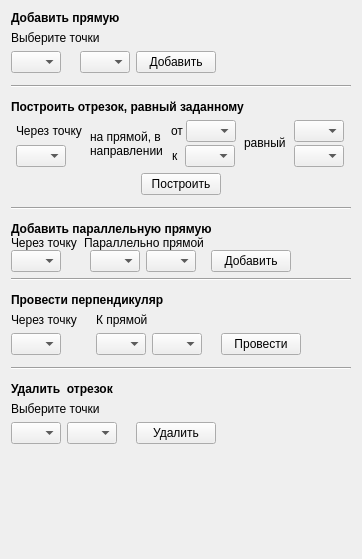
         <widget class="QWidget" name="scrollAreaWidgetContents_4">
          <property name="geometry">
           <rect>
            <x>0</x>
            <y>0</y>
            <width>362</width>
            <height>559</height>
           </rect>
          </property>
          <layout class="QVBoxLayout" name="verticalLayout_25">
           <item>
            <widget class="QFrame" name="f_AddLine">
             <property name="frameShape">
              <enum>QFrame::NoFrame</enum>
             </property>
             <property name="frameShadow">
              <enum>QFrame::Raised</enum>
             </property>
             <layout class="QVBoxLayout" name="verticalLayout_45">
              <property name="leftMargin">
               <number>0</number>
              </property>
              <property name="topMargin">
               <number>0</number>
              </property>
              <property name="rightMargin">
               <number>0</number>
              </property>
              <property name="bottomMargin">
               <number>0</number>
              </property>
              <item>
               <layout class="QVBoxLayout" name="verticalLayout_15">
                <item>
                 <widget class="QLabel" name="label_4">
                  <property name="sizePolicy">
                   <sizepolicy hsizetype="Maximum" vsizetype="Preferred">
                    <horstretch>0</horstretch>
                    <verstretch>0</verstretch>
                   </sizepolicy>
                  </property>
                  <property name="font">
                   <font>
                    <pointsize>9</pointsize>
                    <weight>75</weight>
                    <bold>true</bold>
                   </font>
                  </property>
                  <property name="text">
                   <string>Добавить прямую</string>
                  </property>
                 </widget>
                </item>
                <item>
                 <widget class="QLabel" name="label_5">
                  <property name="text">
                   <string>Выберите точки</string>
                  </property>
                 </widget>
                </item>
                <item>
                 <layout class="QHBoxLayout" name="horizontalLayout_13">
                  <item>
                   <widget class="QComboBox" name="comboBox_firstP_to_add_line">
                    <property name="maximumSize">
                     <size>
                      <width>50</width>
                      <height>16777215</height>
                     </size>
                    </property>
                   </widget>
                  </item>
                  <item>
                   <widget class="QLabel" name="label_35">
                    <property name="text">
                     <string/>
                    </property>
                   </widget>
                  </item>
                  <item>
                   <widget class="QComboBox" name="comboBox_secP_to_add_line">
                    <property name="maximumSize">
                     <size>
                      <width>50</width>
                      <height>16777215</height>
                     </size>
                    </property>
                   </widget>
                  </item>
                  <item>
                   <widget class="QPushButton" name="button_add_Line">
                    <property name="text">
                     <string>Добавить</string>
                    </property>
                   </widget>
                  </item>
                  <item>
                   <spacer name="horizontalSpacer_11">
                    <property name="orientation">
                     <enum>Qt::Horizontal</enum>
                    </property>
                    <property name="sizeHint" stdset="0">
                     <size>
                      <width>40</width>
                      <height>20</height>
                     </size>
                    </property>
                   </spacer>
                  </item>
                 </layout>
                </item>
               </layout>
              </item>
              <item>
               <widget class="Line" name="line_4">
                <property name="minimumSize">
                 <size>
                  <width>0</width>
                  <height>15</height>
                 </size>
                </property>
                <property name="orientation">
                 <enum>Qt::Horizontal</enum>
                </property>
               </widget>
              </item>
             </layout>
            </widget>
           </item>
           <item>
            <widget class="QFrame" name="f_SegmentEqualGive">
             <property name="frameShape">
              <enum>QFrame::NoFrame</enum>
             </property>
             <property name="frameShadow">
              <enum>QFrame::Raised</enum>
             </property>
             <layout class="QVBoxLayout" name="verticalLayout_46">
              <property name="leftMargin">
               <number>0</number>
              </property>
              <property name="topMargin">
               <number>0</number>
              </property>
              <property name="rightMargin">
               <number>0</number>
              </property>
              <property name="bottomMargin">
               <number>0</number>
              </property>
              <item>
               <layout class="QVBoxLayout" name="verticalLayout_49">
                <item>
                 <widget class="QLabel" name="label_50">
                  <property name="sizePolicy">
                   <sizepolicy hsizetype="Maximum" vsizetype="Maximum">
                    <horstretch>0</horstretch>
                    <verstretch>0</verstretch>
                   </sizepolicy>
                  </property>
                  <property name="font">
                   <font>
                    <pointsize>9</pointsize>
                    <weight>75</weight>
                    <bold>true</bold>
                   </font>
                  </property>
                  <property name="text">
                   <string>Построить отрезок, равный заданному</string>
                  </property>
                 </widget>
                </item>
                <item>
                 <layout class="QHBoxLayout" name="horizontalLayout_28">
                  <property name="spacing">
                   <number>3</number>
                  </property>
                  <item>
                   <layout class="QVBoxLayout" name="verticalLayout_50">
                    <item>
                     <widget class="QLabel" name="label_51">
                      <property name="sizePolicy">
                       <sizepolicy hsizetype="Maximum" vsizetype="Preferred">
                        <horstretch>0</horstretch>
                        <verstretch>0</verstretch>
                       </sizepolicy>
                      </property>
                      <property name="text">
                       <string>Через точку</string>
                      </property>
                     </widget>
                    </item>
                    <item>
                     <widget class="QComboBox" name="comboBox_LS_p">
                      <property name="sizePolicy">
                       <sizepolicy hsizetype="Preferred" vsizetype="Maximum">
                        <horstretch>0</horstretch>
                        <verstretch>0</verstretch>
                       </sizepolicy>
                      </property>
                      <property name="maximumSize">
                       <size>
                        <width>50</width>
                        <height>16777215</height>
                       </size>
                      </property>
                     </widget>
                    </item>
                   </layout>
                  </item>
                  <item>
                   <layout class="QHBoxLayout" name="horizontalLayout_30">
                    <item>
                     <widget class="QLabel" name="label_17">
                      <property name="sizePolicy">
                       <sizepolicy hsizetype="Maximum" vsizetype="Preferred">
                        <horstretch>0</horstretch>
                        <verstretch>0</verstretch>
                       </sizepolicy>
                      </property>
                      <property name="text">
                       <string>на прямой, в направлении</string>
                      </property>
                      <property name="wordWrap">
                       <bool>true</bool>
                      </property>
                     </widget>
                    </item>
                   </layout>
                  </item>
                  <item>
                   <layout class="QVBoxLayout" name="verticalLayout_51">
                    <property name="spacing">
                     <number>3</number>
                    </property>
                    <item>
                     <layout class="QHBoxLayout" name="horizontalLayout_31">
                      <item>
                       <widget class="QLabel" name="label_52">
                        <property name="sizePolicy">
                         <sizepolicy hsizetype="Maximum" vsizetype="Maximum">
                          <horstretch>0</horstretch>
                          <verstretch>0</verstretch>
                         </sizepolicy>
                        </property>
                        <property name="text">
                         <string>от</string>
                        </property>
                       </widget>
                      </item>
                      <item>
                       <widget class="QComboBox" name="comboBox_LS_p_from">
                        <property name="sizePolicy">
                         <sizepolicy hsizetype="Preferred" vsizetype="Maximum">
                          <horstretch>0</horstretch>
                          <verstretch>0</verstretch>
                         </sizepolicy>
                        </property>
                        <property name="maximumSize">
                         <size>
                          <width>50</width>
                          <height>16777215</height>
                         </size>
                        </property>
                       </widget>
                      </item>
                     </layout>
                    </item>
                    <item>
                     <layout class="QHBoxLayout" name="horizontalLayout_32">
                      <item>
                       <widget class="QLabel" name="label_53">
                        <property name="sizePolicy">
                         <sizepolicy hsizetype="Maximum" vsizetype="Maximum">
                          <horstretch>0</horstretch>
                          <verstretch>0</verstretch>
                         </sizepolicy>
                        </property>
                        <property name="text">
                         <string>к </string>
                        </property>
                       </widget>
                      </item>
                      <item>
                       <widget class="QComboBox" name="comboBox_LS_p_to">
                        <property name="sizePolicy">
                         <sizepolicy hsizetype="Preferred" vsizetype="Maximum">
                          <horstretch>0</horstretch>
                          <verstretch>0</verstretch>
                         </sizepolicy>
                        </property>
                        <property name="maximumSize">
                         <size>
                          <width>50</width>
                          <height>16777215</height>
                         </size>
                        </property>
                       </widget>
                      </item>
                     </layout>
                    </item>
                   </layout>
                  </item>
                  <item>
                   <layout class="QVBoxLayout" name="verticalLayout_52">
                    <item>
                     <widget class="QLabel" name="label_54">
                      <property name="sizePolicy">
                       <sizepolicy hsizetype="Maximum" vsizetype="Maximum">
                        <horstretch>0</horstretch>
                        <verstretch>0</verstretch>
                       </sizepolicy>
                      </property>
                      <property name="text">
                       <string>равный</string>
                      </property>
                      <property name="wordWrap">
                       <bool>true</bool>
                      </property>
                     </widget>
                    </item>
                   </layout>
                  </item>
                  <item>
                   <layout class="QVBoxLayout" name="verticalLayout_53">
                    <property name="spacing">
                     <number>3</number>
                    </property>
                    <item>
                     <layout class="QHBoxLayout" name="horizontalLayout_33">
                      <item>
                       <widget class="QComboBox" name="comboBox_LS_equal_p1">
                        <property name="sizePolicy">
                         <sizepolicy hsizetype="Preferred" vsizetype="Maximum">
                          <horstretch>0</horstretch>
                          <verstretch>0</verstretch>
                         </sizepolicy>
                        </property>
                        <property name="maximumSize">
                         <size>
                          <width>50</width>
                          <height>16777215</height>
                         </size>
                        </property>
                       </widget>
                      </item>
                     </layout>
                    </item>
                    <item>
                     <layout class="QHBoxLayout" name="horizontalLayout_34">
                      <item>
                       <widget class="QComboBox" name="comboBox_LS_equal_p2">
                        <property name="sizePolicy">
                         <sizepolicy hsizetype="Preferred" vsizetype="Maximum">
                          <horstretch>0</horstretch>
                          <verstretch>0</verstretch>
                         </sizepolicy>
                        </property>
                        <property name="maximumSize">
                         <size>
                          <width>50</width>
                          <height>16777215</height>
                         </size>
                        </property>
                       </widget>
                      </item>
                     </layout>
                    </item>
                   </layout>
                  </item>
                 </layout>
                </item>
                <item>
                 <layout class="QHBoxLayout" name="horizontalLayout_35">
                  <item>
                   <widget class="QPushButton" name="pB_LS">
                    <property name="sizePolicy">
                     <sizepolicy hsizetype="Maximum" vsizetype="Fixed">
                      <horstretch>0</horstretch>
                      <verstretch>0</verstretch>
                     </sizepolicy>
                    </property>
                    <property name="text">
                     <string>Построить</string>
                    </property>
                   </widget>
                  </item>
                 </layout>
                </item>
               </layout>
              </item>
              <item>
               <widget class="Line" name="line_17">
                <property name="minimumSize">
                 <size>
                  <width>0</width>
                  <height>15</height>
                 </size>
                </property>
                <property name="orientation">
                 <enum>Qt::Horizontal</enum>
                </property>
               </widget>
              </item>
             </layout>
            </widget>
           </item>
           <item>
            <widget class="QFrame" name="f_AddParallelLine">
             <property name="frameShape">
              <enum>QFrame::NoFrame</enum>
             </property>
             <property name="frameShadow">
              <enum>QFrame::Raised</enum>
             </property>
             <layout class="QVBoxLayout" name="verticalLayout_47">
              <property name="spacing">
               <number>0</number>
              </property>
              <property name="leftMargin">
               <number>0</number>
              </property>
              <property name="topMargin">
               <number>0</number>
              </property>
              <property name="rightMargin">
               <number>0</number>
              </property>
              <property name="bottomMargin">
               <number>0</number>
              </property>
              <item>
               <layout class="QVBoxLayout" name="verticalLayout_18">
                <item>
                 <widget class="QLabel" name="label_18">
                  <property name="sizePolicy">
                   <sizepolicy hsizetype="Maximum" vsizetype="Preferred">
                    <horstretch>0</horstretch>
                    <verstretch>0</verstretch>
                   </sizepolicy>
                  </property>
                  <property name="font">
                   <font>
                    <pointsize>9</pointsize>
                    <weight>75</weight>
                    <bold>true</bold>
                   </font>
                  </property>
                  <property name="text">
                   <string>Добавить параллельную прямую</string>
                  </property>
                 </widget>
                </item>
                <item>
                 <layout class="QHBoxLayout" name="horizontalLayout_15">
                  <item>
                   <layout class="QVBoxLayout" name="verticalLayout_16">
                    <item>
                     <widget class="QLabel" name="label_19">
                      <property name="text">
                       <string>Через точку</string>
                      </property>
                     </widget>
                    </item>
                    <item>
                     <widget class="QComboBox" name="comboBox_add_parallel_line_Point">
                      <property name="maximumSize">
                       <size>
                        <width>50</width>
                        <height>16777215</height>
                       </size>
                      </property>
                     </widget>
                    </item>
                   </layout>
                  </item>
                  <item>
                   <widget class="QLabel" name="label_36">
                    <property name="text">
                     <string/>
                    </property>
                   </widget>
                  </item>
                  <item>
                   <layout class="QVBoxLayout" name="verticalLayout_17">
                    <item>
                     <widget class="QLabel" name="label_20">
                      <property name="text">
                       <string>Параллельно прямой</string>
                      </property>
                     </widget>
                    </item>
                    <item>
                     <layout class="QHBoxLayout" name="horizontalLayout_14">
                      <item>
                       <widget class="QComboBox" name="comboBox_add_parallel_line_Line1">
                        <property name="maximumSize">
                         <size>
                          <width>50</width>
                          <height>16777215</height>
                         </size>
                        </property>
                       </widget>
                      </item>
                      <item>
                       <widget class="QComboBox" name="comboBox_add_parallel_line_Line2">
                        <property name="maximumSize">
                         <size>
                          <width>50</width>
                          <height>16777215</height>
                         </size>
                        </property>
                       </widget>
                      </item>
                     </layout>
                    </item>
                   </layout>
                  </item>
                  <item>
                   <widget class="QLabel" name="label_41">
                    <property name="text">
                     <string/>
                    </property>
                   </widget>
                  </item>
                  <item>
                   <layout class="QVBoxLayout" name="verticalLayout_24">
                    <item>
                     <widget class="QLabel" name="label_44">
                      <property name="text">
                       <string/>
                      </property>
                     </widget>
                    </item>
                    <item>
                     <widget class="QPushButton" name="pushButton_add_parallel_line">
                      <property name="text">
                       <string>Добавить</string>
                      </property>
                     </widget>
                    </item>
                   </layout>
                  </item>
                  <item>
                   <spacer name="horizontalSpacer_12">
                    <property name="orientation">
                     <enum>Qt::Horizontal</enum>
                    </property>
                    <property name="sizeHint" stdset="0">
                     <size>
                      <width>40</width>
                      <height>20</height>
                     </size>
                    </property>
                   </spacer>
                  </item>
                 </layout>
                </item>
               </layout>
              </item>
              <item>
               <widget class="Line" name="line_5">
                <property name="minimumSize">
                 <size>
                  <width>0</width>
                  <height>15</height>
                 </size>
                </property>
                <property name="orientation">
                 <enum>Qt::Horizontal</enum>
                </property>
               </widget>
              </item>
             </layout>
            </widget>
           </item>
           <item>
            <widget class="QFrame" name="f_PerpendicularLine">
             <property name="frameShape">
              <enum>QFrame::NoFrame</enum>
             </property>
             <property name="frameShadow">
              <enum>QFrame::Raised</enum>
             </property>
             <layout class="QVBoxLayout" name="verticalLayout_48">
              <property name="leftMargin">
               <number>0</number>
              </property>
              <property name="topMargin">
               <number>0</number>
              </property>
              <property name="rightMargin">
               <number>0</number>
              </property>
              <property name="bottomMargin">
               <number>0</number>
              </property>
              <item>
               <layout class="QVBoxLayout" name="verticalLayout_21">
                <item>
                 <widget class="QLabel" name="label_24">
                  <property name="sizePolicy">
                   <sizepolicy hsizetype="Maximum" vsizetype="Preferred">
                    <horstretch>0</horstretch>
                    <verstretch>0</verstretch>
                   </sizepolicy>
                  </property>
                  <property name="font">
                   <font>
                    <pointsize>9</pointsize>
                    <weight>75</weight>
                    <bold>true</bold>
                   </font>
                  </property>
                  <property name="text">
                   <string>Провести перпендикуляр</string>
                  </property>
                 </widget>
                </item>
                <item>
                 <layout class="QHBoxLayout" name="horizontalLayout_17">
                  <item>
                   <layout class="QVBoxLayout" name="verticalLayout_19">
                    <item>
                     <widget class="QLabel" name="label_25">
                      <property name="text">
                       <string>Через точку</string>
                      </property>
                     </widget>
                    </item>
                    <item>
                     <widget class="QComboBox" name="comboBox_perpendicular_point">
                      <property name="maximumSize">
                       <size>
                        <width>50</width>
                        <height>16777215</height>
                       </size>
                      </property>
                     </widget>
                    </item>
                   </layout>
                  </item>
                  <item>
                   <widget class="QLabel" name="label_37">
                    <property name="text">
                     <string/>
                    </property>
                   </widget>
                  </item>
                  <item>
                   <layout class="QVBoxLayout" name="verticalLayout_20">
                    <item>
                     <widget class="QLabel" name="label_26">
                      <property name="text">
                       <string>К прямой</string>
                      </property>
                     </widget>
                    </item>
                    <item>
                     <layout class="QHBoxLayout" name="horizontalLayout_16">
                      <item>
                       <widget class="QComboBox" name="comboBox_perpendicular_PtoLine1">
                        <property name="maximumSize">
                         <size>
                          <width>50</width>
                          <height>16777215</height>
                         </size>
                        </property>
                       </widget>
                      </item>
                      <item>
                       <widget class="QComboBox" name="comboBox_perpendicular_PtoLine2">
                        <property name="maximumSize">
                         <size>
                          <width>50</width>
                          <height>16777215</height>
                         </size>
                        </property>
                       </widget>
                      </item>
                     </layout>
                    </item>
                   </layout>
                  </item>
                  <item>
                   <widget class="QLabel" name="label_43">
                    <property name="text">
                     <string/>
                    </property>
                   </widget>
                  </item>
                  <item>
                   <layout class="QVBoxLayout" name="verticalLayout_23">
                    <item>
                     <widget class="QLabel" name="label_46">
                      <property name="text">
                       <string/>
                      </property>
                     </widget>
                    </item>
                    <item>
                     <widget class="QPushButton" name="pushButton_perpendicular">
                      <property name="text">
                       <string>Провести</string>
                      </property>
                     </widget>
                    </item>
                   </layout>
                  </item>
                  <item>
                   <spacer name="horizontalSpacer_13">
                    <property name="orientation">
                     <enum>Qt::Horizontal</enum>
                    </property>
                    <property name="sizeHint" stdset="0">
                     <size>
                      <width>40</width>
                      <height>20</height>
                     </size>
                    </property>
                   </spacer>
                  </item>
                 </layout>
                </item>
               </layout>
              </item>
              <item>
               <widget class="Line" name="line_2">
                <property name="minimumSize">
                 <size>
                  <width>0</width>
                  <height>15</height>
                 </size>
                </property>
                <property name="orientation">
                 <enum>Qt::Horizontal</enum>
                </property>
               </widget>
              </item>
             </layout>
            </widget>
           </item>
           <item>
            <widget class="QFrame" name="f_DeleteLine">
             <property name="frameShape">
              <enum>QFrame::NoFrame</enum>
             </property>
             <property name="frameShadow">
              <enum>QFrame::Raised</enum>
             </property>
             <layout class="QVBoxLayout" name="verticalLayout_54">
              <property name="leftMargin">
               <number>0</number>
              </property>
              <property name="topMargin">
               <number>0</number>
              </property>
              <property name="rightMargin">
               <number>0</number>
              </property>
              <property name="bottomMargin">
               <number>0</number>
              </property>
              <item>
               <layout class="QVBoxLayout" name="verticalLayout_22">
                <item>
                 <widget class="QLabel" name="label_6">
                  <property name="sizePolicy">
                   <sizepolicy hsizetype="Maximum" vsizetype="Preferred">
                    <horstretch>0</horstretch>
                    <verstretch>0</verstretch>
                   </sizepolicy>
                  </property>
                  <property name="font">
                   <font>
                    <pointsize>9</pointsize>
                    <weight>75</weight>
                    <bold>true</bold>
                   </font>
                  </property>
                  <property name="text">
                   <string>Удалить  отрезок</string>
                  </property>
                 </widget>
                </item>
                <item>
                 <widget class="QLabel" name="label_7">
                  <property name="text">
                   <string>Выберите точки</string>
                  </property>
                 </widget>
                </item>
                <item>
                 <layout class="QHBoxLayout" name="horizontalLayout_18">
                  <item>
                   <widget class="QComboBox" name="comboBox_del_line_P1">
                    <property name="maximumSize">
                     <size>
                      <width>50</width>
                      <height>16777215</height>
                     </size>
                    </property>
                   </widget>
                  </item>
                  <item>
                   <widget class="QComboBox" name="comboBox_del_line_P2">
                    <property name="maximumSize">
                     <size>
                      <width>50</width>
                      <height>16777215</height>
                     </size>
                    </property>
                   </widget>
                  </item>
                  <item>
                   <widget class="QLabel" name="label_39">
                    <property name="text">
                     <string/>
                    </property>
                   </widget>
                  </item>
                  <item>
                   <widget class="QPushButton" name="button_del_Line">
                    <property name="text">
                     <string>Удалить</string>
                    </property>
                   </widget>
                  </item>
                  <item>
                   <spacer name="horizontalSpacer_14">
                    <property name="orientation">
                     <enum>Qt::Horizontal</enum>
                    </property>
                    <property name="sizeHint" stdset="0">
                     <size>
                      <width>40</width>
                      <height>20</height>
                     </size>
                    </property>
                   </spacer>
                  </item>
                 </layout>
                </item>
               </layout>
              </item>
             </layout>
            </widget>
           </item>
           <item>
            <spacer name="verticalSpacer_3">
             <property name="orientation">
              <enum>Qt::Vertical</enum>
             </property>
             <property name="sizeHint" stdset="0">
              <size>
               <width>20</width>
               <height>40</height>
              </size>
             </property>
            </spacer>
           </item>
          </layout>
         </widget>
